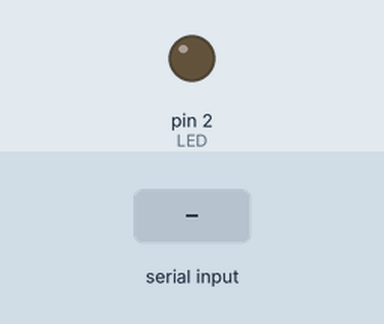
Simulated run of this sketch. Board: Arduino Uno, built with avr-gcc and run on an emulated ATmega328P. On the bench: output pins drawn as LEDs (lit = HIGH). Inputs (shaded band) come from the test bench.

Above: at 1.2 s.
1.3 s: "H" received over the second serial link
At 1.7 s:
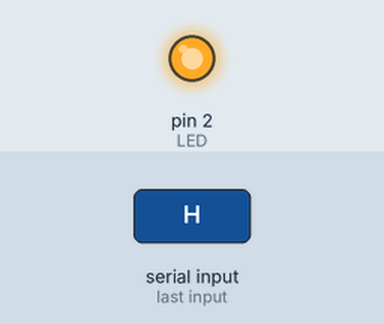
2.8 s: "L" received over the second serial link
At 4.0 s:
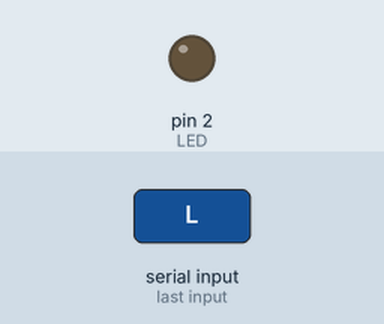
Timing chart, 0 to 5.8 s (numbered marks = the images above; inputs shaded):
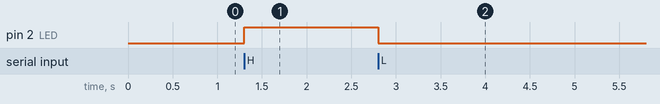

Measured:
- after the input at 1.3 s, pin 2 (LED): LOW → HIGH at once
- after the input at 2.8 s, pin 2 (LED): HIGH → LOW at once

The sketch:

receptorarduino.ino
```cpp
 #include <SoftwareSerial.h>
  const int LED = 2;  // Pin digital para el LED
  char estado;

  // Declaro un nuevo puerto para la comunicación serie
  SoftwareSerial mySerial(0, 1); // RX, TX

  void setup()
  {
    mySerial.begin(9600); // Comienzo de la comunicación serie
    pinMode(LED, OUTPUT);   // Pin digital 5 como salida
  }

  void loop()
  {
    // Si por el puerto serie llegan datos (RX)
    if (mySerial.available())
    {
      // Almaceno el carácter que llega por el puerto serie (RX)
      estado = mySerial.read();

      // Si es una 'H'
      if (estado == 'H')
      {
        // Enciendo el LED (nivel ALTO)
        digitalWrite(LED, HIGH);
      }

      // Si es una 'L'
      if (estado == 'L')
      {
        // Apago el LED (nivel BAJO)
        digitalWrite(LED, LOW);
      }
    }
  }
```
